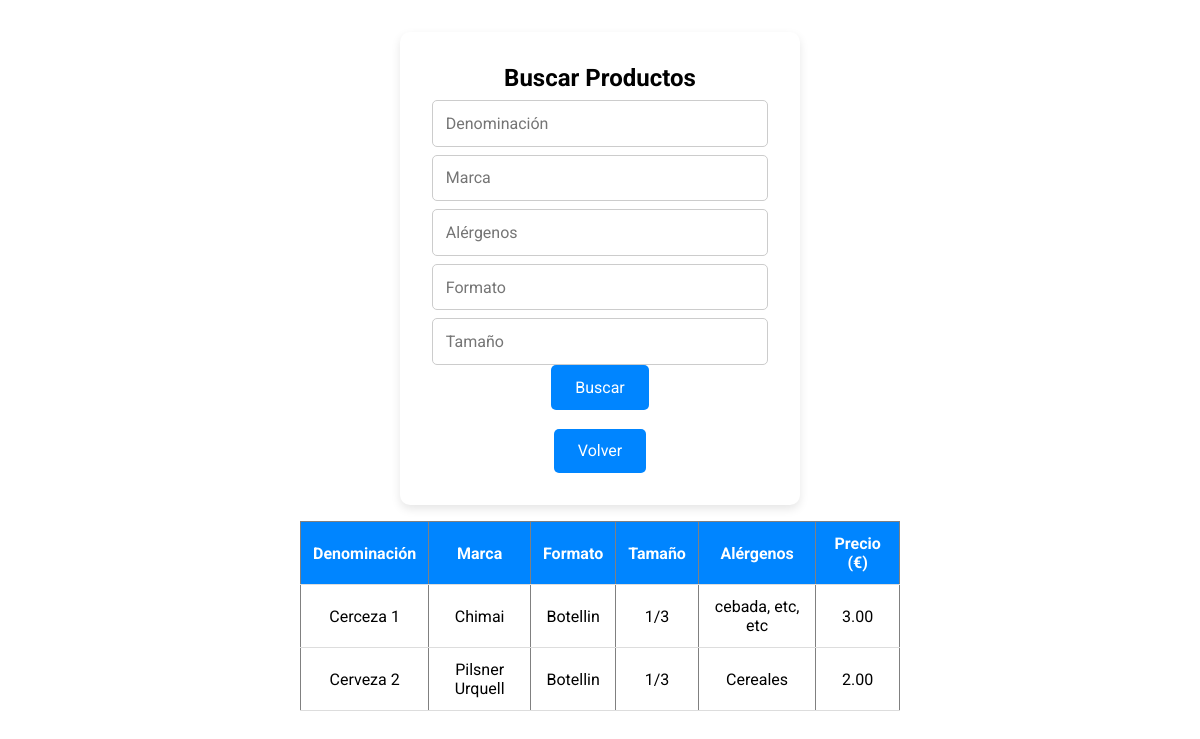
Before: /cervezas2/pages/buscar.php with the older database file.
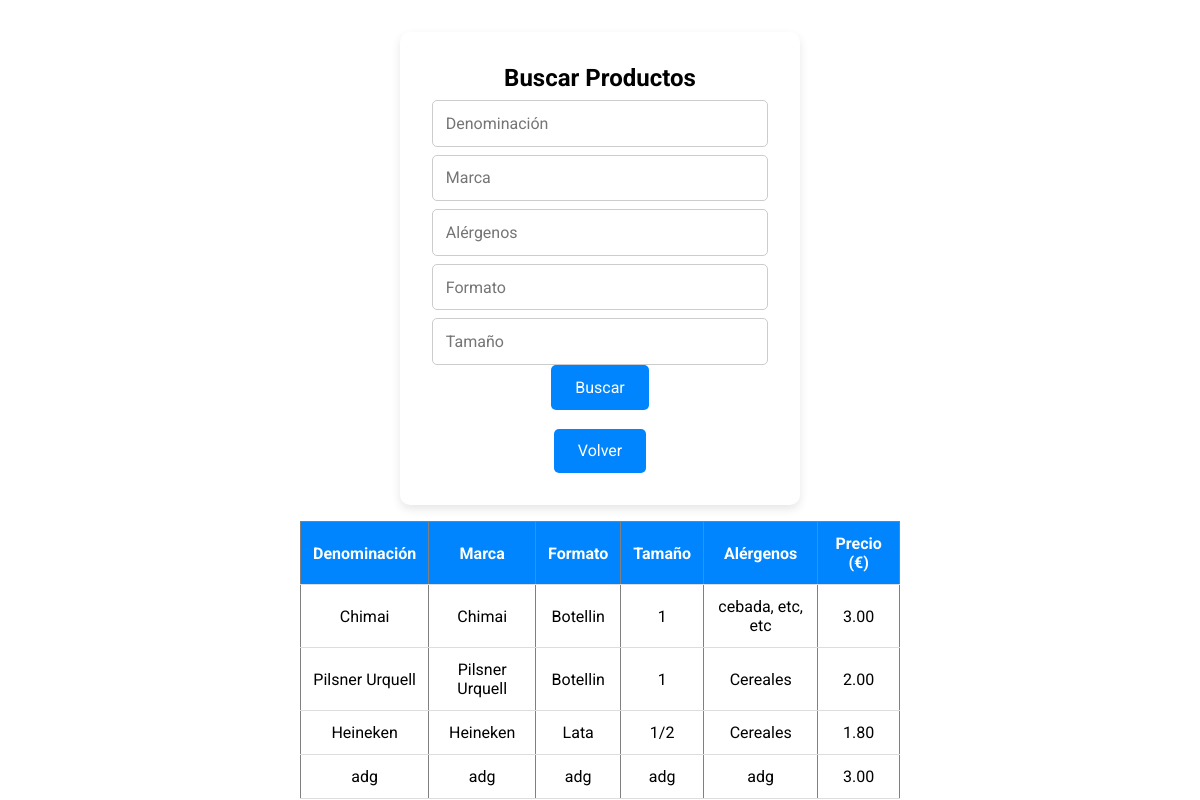
After: the same page with the newer database file.
### tables this page shows
CREATE TABLE `productos` (
  `id` int(11) NOT NULL,
  `denominacion` varchar(255) NOT NULL,
  `marca` varchar(100) NOT NULL,
  `tipo` varchar(100) DEFAULT NULL,
  `formato` varchar(100) DEFAULT NULL,
  `tamaño` varchar(50) DEFAULT NULL,
  `alergenos` text DEFAULT NULL,
  `fecha_consumo` date DEFAULT NULL,
  `precio` decimal(10,2) DEFAULT NULL CHECK (`precio` >= 0),
  `imagen` varchar(255) DEFAULT NULL,
  `observaciones` text DEFAULT NULL,
  `created_at` timestamp NOT NULL DEFAULT current_timestamp(),
  `updated_at` timestamp NOT NULL DEFAULT current_timestamp() ON UPDATE current_timestamp()
);

### cervezas2/pages/buscar.php (the view, shortened to what this page needs)
<?php
require_once '../includes/config.php';
?>
<!DOCTYPE html>
<html lang="es">
<head>
    <link rel="stylesheet" href="../styles/index.css">
</head>
<body>
<div class="login-form">
  <h2>Buscar Productos</h2>
  <form method="GET" action="buscar.php">
      <input type="text" name="denominacion" placeholder="Denominación" value="<?php echo isset($_GET['denominacion']) ? htmlspecialchars($_GET['denominacion']) : ''; ?>">
      <input type="text" name="marca" placeholder="Marca" value="<?php echo isset($_GET['marca']) ? htmlspecialchars($_GET['marca']) : ''; ?>">
      <input type="text" name="alergenos" placeholder="Alérgenos" value="<?php echo isset($_GET['alergenos']) ? htmlspecialchars($_GET['alergenos']) : ''; ?>">
      <input type="text" name="formato" placeholder="Formato" value="<?php echo isset($_GET['formato']) ? htmlspecialchars($_GET['formato']) : ''; ?>">
      <input type="text" name="tamano" placeholder="Tamaño" value="<?php echo isset($_GET['tamano']) ? htmlspecialchars($_GET['tamano']) : ''; ?>">
      <button type="submit">Buscar</button>
  </form>
  <br>
  <a href="../pages/home.php"><button>Volver</button></a>
</div>
<?php
if ($_SERVER["REQUEST_METHOD"] == "GET") {
    $sql = "SELECT * FROM productos WHERE 1=1";
    $stmt = $conn->prepare($sql);
    $stmt->execute();
    $result = $stmt->get_result();
    ?>
    <?php if ($result->num_rows > 0): ?>
        <table border="1">
            <thead>
                <tr>
                    <th>Denominación</th>
                    <th>Marca</th>
                    <th>Formato</th>
                    <th>Tamaño</th>
                    <th>Alérgenos</th>
                    <th>Precio (€)</th>
                </tr>
            </thead>
            <tbody>
                <?php while ($row = $result->fetch_assoc()): ?>
                    <tr>
                        <td><?php echo htmlspecialchars($row['denominacion']); ?></td>
                        <td><?php echo htmlspecialchars($row['marca']); ?></td>
                        <td><?php echo htmlspecialchars($row['formato']); ?></td>
                        <td><?php echo htmlspecialchars($row['tamaño']); ?></td>
                        <td><?php echo htmlspecialchars($row['alergenos']); ?></td>
                        <td><?php echo number_format($row['precio'], 2); ?></td>
                    </tr>
                <?php endwhile; ?>
            </tbody>
        </table>
    <?php else: ?>
        <p>No se encontraron productos con esos criterios.</p>
    <?php endif; ?>
    <?php
}
?>
</body>
</html>

Changed rows visible on the page:
changed productos "Chimai": denominacion "Cerceza 1" → "Chimai"; tamaño "1/3" → "1"
changed productos "Pilsner Urquell": denominacion "Cerveza 2" → "Pilsner Urquell"; tamaño "1/3" → "1"
added productos: denominacion "Heineken", marca "Heineken", formato "Lata", tamaño "1/2", alergenos "Cereales", precio "1.80"
added productos: denominacion "adg", marca "adg", formato "adg", tamaño "adg", alergenos "adg", precio "3.00"
